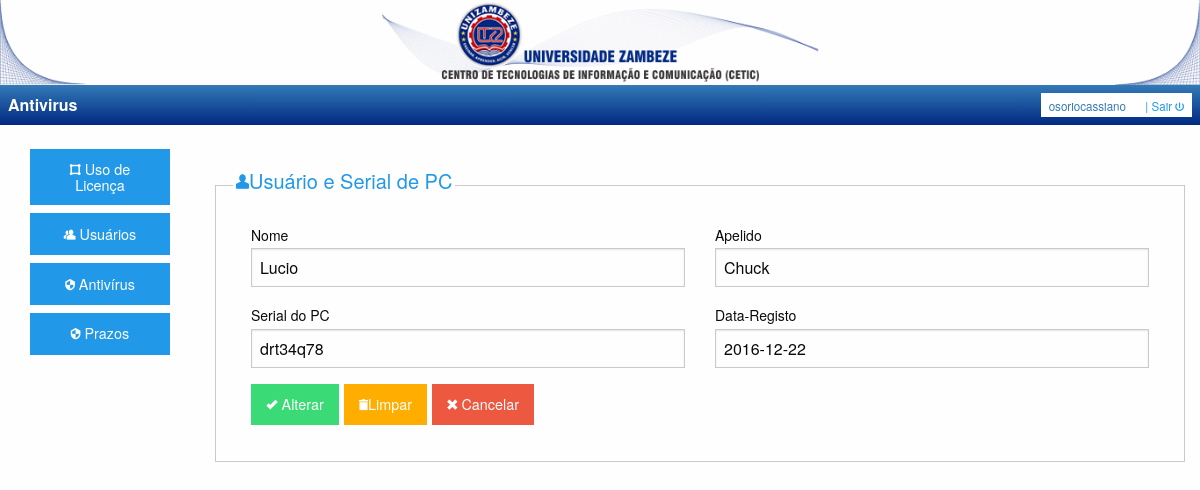
Page /includes/administrador.php?link=4&ac=Alterar&id=30 (signed in) on the committed database.
### tables this page shows
CREATE TABLE IF NOT EXISTS `tbl_usuario_computador` (
  `uc_codigo` int(11) NOT NULL AUTO_INCREMENT,
  `uc_serial` varchar(36) NOT NULL,
  `uc_nome` varchar(50) DEFAULT NULL,
  `uc_apelido` varchar(50) DEFAULT NULL,
  `uc_data_registo` date NOT NULL,
  PRIMARY KEY (`uc_codigo`),
  KEY `uc_serial` (`uc_serial`)
);

### Classes/Crud.php (called while the page is built, shortened)
<?php
class Crud{
    protected $tabelas;
    protected $camp_tbl_pesquisa;
    protected $valor_pesquisa;
    public function setTabelas($tbl){
        $this->tabelas = $tbl;
    }
    public function setCamposTblPesquisa($c_tbl_pesquisa){
        $this->camp_tbl_pesquisa = $c_tbl_pesquisa;
    }
    public function setValor_pesquisa($valor_pes){
        $this->valor_pesquisa = $valor_pes;
    }
    public function listarComId(){
        $pdo = conectarPdo();
            $listar = $pdo->query("SELECT * FROM $this->tabelas WHERE $this->camp_tbl_pesquisa = $this->valor_pesquisa");
            $listar->execute();
            if($listar->rowCount() > 0){
                return $listar->fetch(PDO::FETCH_OBJ);;
            }
            else{
                throw new exception ("Sem Registos!");
            }
    }
}

### frm/frm_registo_pc.php (the view, shortened to what this page needs)
<?php
$acao = "";
$limpar = "";
$cancelar = "";
$nome = "";
$apelido = "";
$serial = "";
$data_registo = "";
if(isset($_GET['ac'])){
    if($_GET['ac'] == ""){
        $acao = "Salvar";
        $limpar = "Limpar";
        $cancelar = "Cancelar";
        if(isset($_POST['Salvar'])){
            $uc_nome = $_POST['uc_nome'];
            $uc_apelido = $_POST['uc_apelido'];
            $uc_serial = $_POST['uc_serial'];
            $uc_data_registo = $_POST['uc_data_registo'];
            $salvar = new Crud();
            $salvar->setTabelas("tbl_usuario_computador");
            $salvar->setCampos("uc_serial, uc_nome, uc_apelido, uc_data_registo");
            $salvar->setDados("'$uc_serial', '$uc_nome', '$uc_apelido', '$uc_data_registo'");
            $verifica = new Crud();
            $verifica->setTabelas("tbl_usuario_computador");
            $verifica->setCampos("uc_serial = '$uc_serial'
                                  AND uc_nome = '$uc_nome'
                                  AND uc_apelido = '$uc_apelido'
                                  AND uc_data_registo = '$uc_data_registo'");
            if(!$verifica->verificaExistencia()){
                try{
                    if($salvar->inserir()){
                        $mensagem = "Registado com Sucesso!";
                    }
                    else{
                        $erro = "Não foi possível inserir o registo!";
                    }
                }catch(exception $e){
                    $erro = $e->getMessage();
                }
            }
            else{
                $erro = "O registo já  existe!";
            }
        }
    }
    elseif($_GET['ac'] == "Alterar"){
        $acao = "Alterar";
        $limpar = "Limpar";
        $cancelar = "Cancelar";
        $id = $_GET['id'];
        try{
            $campos_editar = new Crud();
            $campos_editar->setTabelas("tbl_usuario_computador");
            $campos_editar->setCamposTblPesquisa("uc_codigo");
            $campos_editar->setValor_pesquisa("'$id'");
            $dados = $campos_editar->listarComId();
            $nome = $dados->uc_nome;
            $apelido = $dados->uc_apelido;
            $serial = $dados->uc_serial;
            $data_registo = $dados->uc_data_registo;
        }catch (Exception $e){
            $excecao = $e->getMessage();
        }
    }
}
?>
<fieldset class="fieldset">
    <legend> <h5 class="txt_azul"><i class="fi-torso"></i>Usuário e Serial de PC</h5> </legend>
    <form method="POST" action="" data-abide novalidate>
        <div class="row">
            <div class="small-12 large-6 columns">
                <label>Nome
                    <input type="text" name="uc_nome" value="<?php echo $nome; ?>" placeholder="Nome" required pattern="[a-zA-Z ]"/><span class="form-error">Apenas letras e espaços são permitidos!</span>
                </label>
            </div>
            <div class="small-12 medium-6 columns">
                <label>Apelido
                    <input type="text" name="uc_apelido" value="<?php echo $apelido; ?>" placeholder="Apelido" pattern="[a-zA-Z ]"/><span class="form-error">Apenas letras e espaços são permitidos!</span>
                </label>
            </div>
        </div>
        <div class="row">
            <div class="small-12 medium-6 columns">
                <label>Serial do PC
                    <input type="text" name="uc_serial" value="<?php echo $serial; ?>" placeholder="Serial do PC: XXXXX-XXXXX-XXXXX-XXXXX" required pattern="[a-zA-Z0-9-]"/><span class="form-error">Insira uma Licença Válida!</span>
                </label>
            </div>
            <div class="small-12 medium-6 columns">
                <label>Data-Registo
                    <input type="text" name="uc_data_registo" value="<?php echo $data_registo; ?>" placeholder="Ano-Mes-Dia" required/><span class="form-error">Data obrigatória!</span>
                </label>
            </div>
        </div>
        <div class="row">
            <div class="small-12 columns">
               <?php
                if($acao=="Salvar"){?>
                    <button class="success button" type="submit" name="<?php echo $acao;?>"><i class="fi-check"></i> <?php echo $acao; ?></button>
               <?php }
               elseif($acao=="Alterar"){?>
                   <button class="success button" type="submit" name="<?php echo $acao; ?>"><i class="fi-check"></i> <?php echo $acao; ?></button>
              <?php }
               elseif($acao=="Apagar"){?>
                   <button class="alert button" type="submit" name="<?php echo $acao; ?>"><i class="fi-minus"></i> <?php echo $acao; ?></button>
              <?php }
               ?>
                <?php echo ($limpar != "") ? '<button class="warning button" type="reset"> <i class="fi-trash"></i>Limpar</button>' : "";?>
                <?php echo ($cancelar != "") ? '<a href="administrador.php?link=3" class="alert button"><i class="fi-x"></i> Cancelar </a>' : "";?>
            </div>
        </div>
    </form>
</fieldset>

### public/css/app.css (style rules this page uses)
body { margin: 0; }
.txt_azul { color: #2199E8; }

### rows in the picture
tbl_usuario_computador: uc_nome "Lucio", uc_apelido "Chuck", uc_serial "drt34q78", uc_data_registo "2016-12-22"

### other values in the picture
$_SESSION['us_usuario'] "osoriocassiano"
$acao "Alterar"
